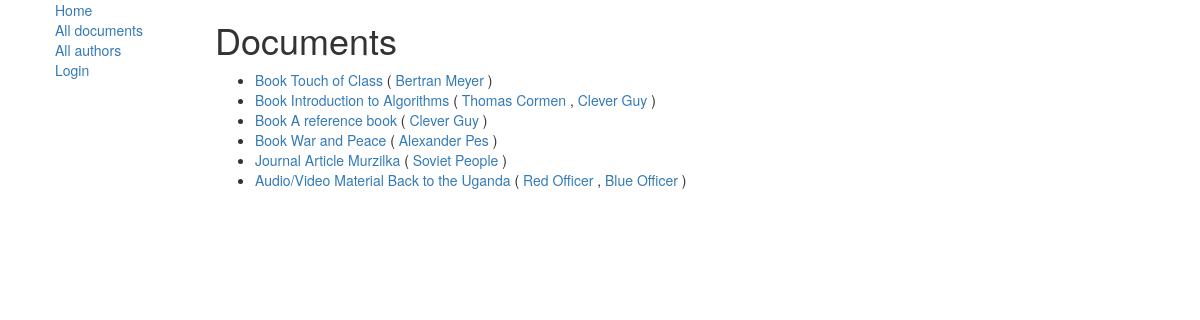
The app's page /library/document/, older data.
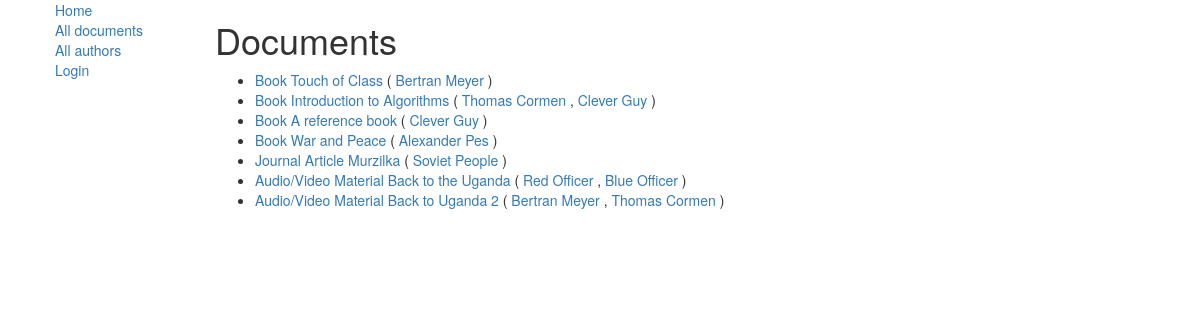
The same page, newer data.
### library/models.py (models this page shows, shortened)
class Document(models.Model):
    title = models.CharField(max_length=100)
    authors = models.ManyToManyField('Author', help_text='Select authors')
    description = models.TextField(max_length=1000, help_text="Enter a description of the document")
    type = models.ForeignKey('DocType', on_delete=models.SET_NULL, null=True, blank=True)
    tags = models.ManyToManyField('Tag', help_text="Select tags")
    last_quantity = models.IntegerField(
        help_text='This field is used for storing quantity after recalculation. DO NOT USE IT, use quantity() instead!',
        null=True)
    bestseller = models.BooleanField(default=False)
    quantity_synced = models.BooleanField(default=False)
    is_reference = models.BooleanField(default=False, help_text="Reference materials can not be borrowed.")
    def quantity(self) -> int:
        if not self.quantity_synced:
            n = len(DocumentInstance.objects.filter(document_id=self.id, status='a'))
            self.last_quantity = n
            self.quantity_synced = True
            self.save()
        else:
            n = self.last_quantity
        return n

class DocType(models.Model):
    name = models.CharField(max_length=50, help_text="Document type name")
    fields = models.CharField(max_length=1000, blank=True,
                              help_text="Fields labels separated with semicolon. Max: 5")
    max_days = models.IntegerField(help_text='Maximum days for loan in regular case', null=True)
    max_days_bestseller = models.IntegerField(help_text='Maximum days for loan if document is bestseller', null=True)
    max_days_privileges = models.IntegerField(help_text='Maximum days for loan for privileged patrons', null=True)
    class Meta:
        verbose_name = "Document Type"
        verbose_name_plural = "Documents' Types"
    def __str__(self):
        return self.name

class Author(models.Model):
    first_name = models.CharField(max_length=100)
    last_name = models.CharField(max_length=100)
    date_born = models.DateField(null=True, blank=True)
    date_died = models.DateField('Died', null=True, blank=True)
    def get_absolute_url(self):
        return reverse('author-detail', args=[str(self.id)])

### library/views.py (the view)
class DocumentListView(generic.ListView):
    model = Document
    paginate_by = 10

### library/templates/library/document_list.html (shortened to what this page needs)
{% extends "base_generic.html" %}
{% block content %}
    <h1>Documents</h1>
    {% if document_list %}
        <ul>
            {% for document in document_list %}
                <li>
                    <a href="{% url 'document-detail' id=document.id %}">{{ document.type }} {{ document.title }} </a>
                    ({% for author in document.authors.all %}
                    <a href="{{ author.get_absolute_url }}">{{ author.first_name }} {{ author.last_name }}</a>
                    {% if not forloop.last %},{% endif %}
                {% endfor %})
                </li>
            {% endfor %}
        </ul>
    {% else %}
        <p>There are no documents in the library yet</p>
    {% endif %}
{% endblock %}

Row changes from the older to the newer data that the page shows:
added Document: type "Audio/Video Material", title "Back to Uganda 2", Author (first_name "Bertran", last_name "Meyer"), Author (first_name "Thomas", last_name "Cormen")
